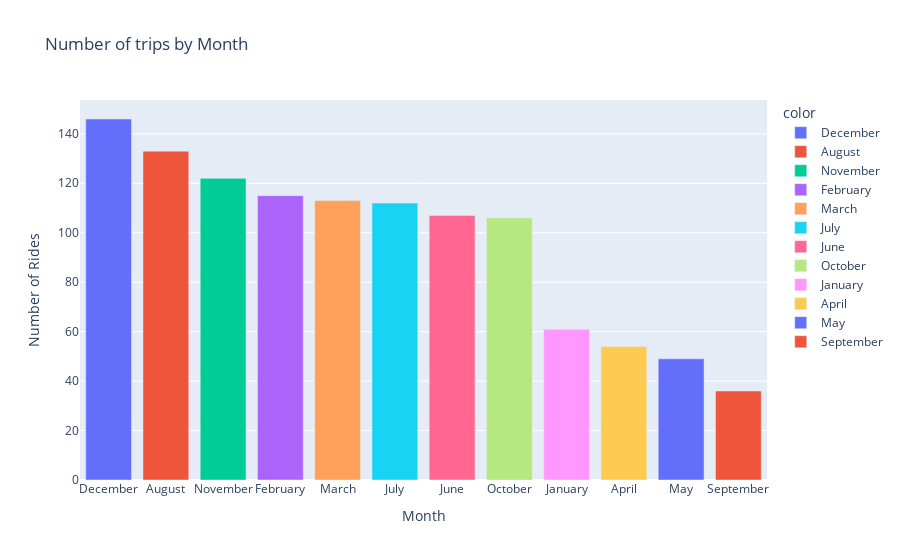

Notebook cell for this chart:
### Code cell
fig = px.bar(df
       ,x=df['month_name'].value_counts().keys(),y=df['month_name'].value_counts(),
       color=df['month_name'].value_counts().keys(),
       title='Number of trips by Month'
      )
fig.update_layout(xaxis_title='Month', yaxis_title='Number of Rides')
fig.show()

### Figure 1 — Plotly figure (JSON) as saved in the notebook; plotly's stock layout.template omitted (floating-point values rounded to 4 significant figures)
{"data": [{"alignmentgroup": "True", "hovertemplate": "color=December<br>x=%{x}<br>y=%{y}<extra></extra>", "legendgroup": "December", "marker": {"color": "#636efa", "pattern": {"shape": ""}}, "name": "December", "offsetgroup": "December", "orientation": "v", "showlegend": true, "textposition": "auto", "type": "bar", "x": ["December"], "xaxis": "x", "y": [146], "yaxis": "y"}, {"alignmentgroup": "True", "hovertemplate": "color=August<br>x=%{x}<br>y=%{y}<extra></extra>", "legendgroup": "August", "marker": {"color": "#EF553B", "pattern": {"shape": ""}}, "name": "August", "offsetgroup": "August", "orientation": "v", "showlegend": true, "textposition": "auto", "type": "bar", "x": ["August"], "xaxis": "x", "y": [133], "yaxis": "y"}, {"alignmentgroup": "True", "hovertemplate": "color=November<br>x=%{x}<br>y=%{y}<extra></extra>", "legendgroup": "November", "marker": {"color": "#00cc96", "pattern": {"shape": ""}}, "name": "November", "offsetgroup": "November", "orientation": "v", "showlegend": true, "textposition": "auto", "type": "bar", "x": ["November"], "xaxis": "x", "y": [122], "yaxis": "y"}, {"alignmentgroup": "True", "hovertemplate": "color=February<br>x=%{x}<br>y=%{y}<extra></extra>", "legendgroup": "February", "marker": {"color": "#ab63fa", "pattern": {"shape": ""}}, "name": "February", "offsetgroup": "February", "orientation": "v", "showlegend": true, "textposition": "auto", "type": "bar", "x": ["February"], "xaxis": "x", "y": [115], "yaxis": "y"}, {"alignmentgroup": "True", "hovertemplate": "color=March<br>x=%{x}<br>y=%{y}<extra></extra>", "legendgroup": "March", "marker": {"color": "#FFA15A", "pattern": {"shape": ""}}, "name": "March", "offsetgroup": "March", "orientation": "v", "showlegend": true, "textposition": "auto", "type": "bar", "x": ["March"], "xaxis": "x", "y": [113], "yaxis": "y"}, {"alignmentgroup": "True", "hovertemplate": "color=July<br>x=%{x}<br>y=%{y}<extra></extra>", "legendgroup": "July", "marker": {"color": "#19d3f3", "pattern": {"shape": ""}}, "name": "July", "offsetgroup": "July", "orientation": "v", "showlegend": true, "textposition": "auto", "type": "bar", "x": ["July"], "xaxis": "x", "y": [112], "yaxis": "y"}, {"alignmentgroup": "True", "hovertemplate": "color=June<br>x=%{x}<br>y=%{y}<extra></extra>", "legendgroup": "June", "marker": {"color": "#FF6692", "pattern": {"shape": ""}}, "name": "June", "offsetgroup": "June", "orientation": "v", "showlegend": true, "textposition": "auto", "type": "bar", "x": ["June"], "xaxis": "x", "y": [107], "yaxis": "y"}, {"alignmentgroup": "True", "hovertemplate": "color=October<br>x=%{x}<br>y=%{y}<extra></extra>", "legendgroup": "October", "marker": {"color": "#B6E880", "pattern": {"shape": ""}}, "name": "October", "offsetgroup": "October", "orientation": "v", "showlegend": true, "textposition": "auto", "type": "bar", "x": ["October"], "xaxis": "x", "y": [106], "yaxis": "y"}, {"alignmentgroup": "True", "hovertemplate": "color=January<br>x=%{x}<br>y=%{y}<extra></extra>", "legendgroup": "January", "marker": {"color": "#FF97FF", "pattern": {"shape": ""}}, "name": "January", "offsetgroup": "January", "orientation": "v", "showlegend": true, "textposition": "auto", "type": "bar", "x": ["January"], "xaxis": "x", "y": [61], "yaxis": "y"}, {"alignmentgroup": "True", "hovertemplate": "color=April<br>x=%{x}<br>y=%{y}<extra></extra>", "legendgroup": "April", "marker": {"color": "#FECB52", "pattern": {"shape": ""}}, "name": "April", "offsetgroup": "April", "orientation": "v", "showlegend": true, "textposition": "auto", "type": "bar", "x": ["April"], "xaxis": "x", "y": [54], "yaxis": "y"}, {"alignmentgroup": "True", "hovertemplate": "color=May<br>x=%{x}<br>y=%{y}<extra></extra>", "legendgroup": "May", "marker": {"color": "#636efa", "pattern": {"shape": ""}}, "name": "May", "offsetgroup": "May", "orientation": "v", "showlegend": true, "textposition": "auto", "type": "bar", "x": ["May"], "xaxis": "x", "y": [49], "yaxis": "y"}, {"alignmentgroup": "True", "hovertemplate": "color=September<br>x=%{x}<br>y=%{y}<extra></extra>", "legendgroup": "September", "marker": {"color": "#EF553B", "pattern": {"shape": ""}}, "name": "September", "offsetgroup": "September", "orientation": "v", "showlegend": true, "textposition": "auto", "type": "bar", "x": ["September"], "xaxis": "x", "y": [36], "yaxis": "y"}], "layout": {"barmode": "relative", "legend": {"title": {"text": "color"}, "tracegroupgap": 0}, "title": {"text": "Number of trips by Month"}, "xaxis": {"anchor": "y", "domain": [0, 1], "title": {"text": "Month"}}, "yaxis": {"anchor": "x", "domain": [0, 1], "title": {"text": "Number of Rides"}}}}
